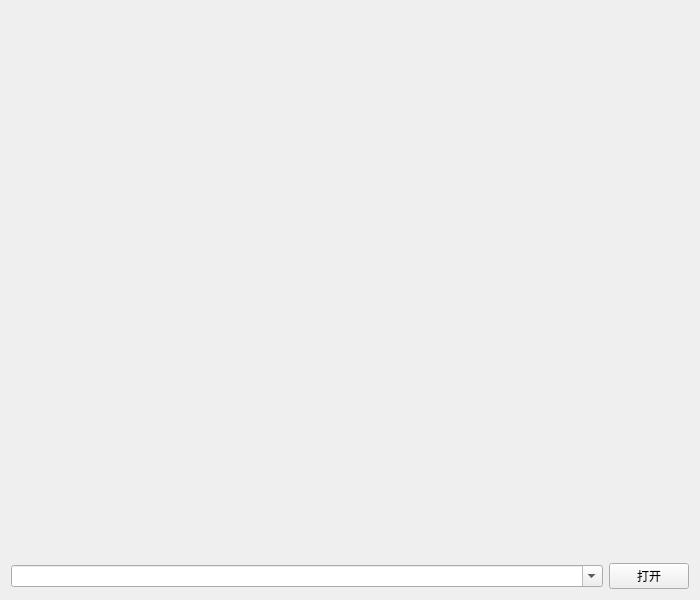
<?xml version="1.0" encoding="UTF-8"?>
<ui version="4.0">
 <class>Widget</class>
 <widget class="QWidget" name="Widget">
  <property name="geometry">
   <rect>
    <x>0</x>
    <y>0</y>
    <width>700</width>
    <height>600</height>
   </rect>
  </property>
  <property name="windowTitle">
   <string>Widget</string>
  </property>
  <layout class="QVBoxLayout" name="verticalLayout">
   <item>
    <widget class="FFmpegWidget" name="ffmpegWidget" native="true">
     <property name="sizePolicy">
      <sizepolicy hsizetype="Preferred" vsizetype="Expanding">
       <horstretch>0</horstretch>
       <verstretch>0</verstretch>
      </sizepolicy>
     </property>
    </widget>
   </item>
   <item>
    <layout class="QHBoxLayout" name="horizontalLayout">
     <item>
      <widget class="QComboBox" name="cboxUrl">
       <property name="sizePolicy">
        <sizepolicy hsizetype="Expanding" vsizetype="Fixed">
         <horstretch>0</horstretch>
         <verstretch>0</verstretch>
        </sizepolicy>
       </property>
       <property name="editable">
        <bool>true</bool>
       </property>
      </widget>
     </item>
     <item>
      <widget class="QPushButton" name="btnOpen">
       <property name="text">
        <string>打开</string>
       </property>
      </widget>
     </item>
    </layout>
   </item>
  </layout>
 </widget>
 <customwidgets>
  <customwidget>
   <class>FFmpegWidget</class>
   <extends>QWidget</extends>
   <header>ffmpeg.h</header>
   <container>1</container>
  </customwidget>
 </customwidgets>
 <resources/>
 <connections/>
</ui>
